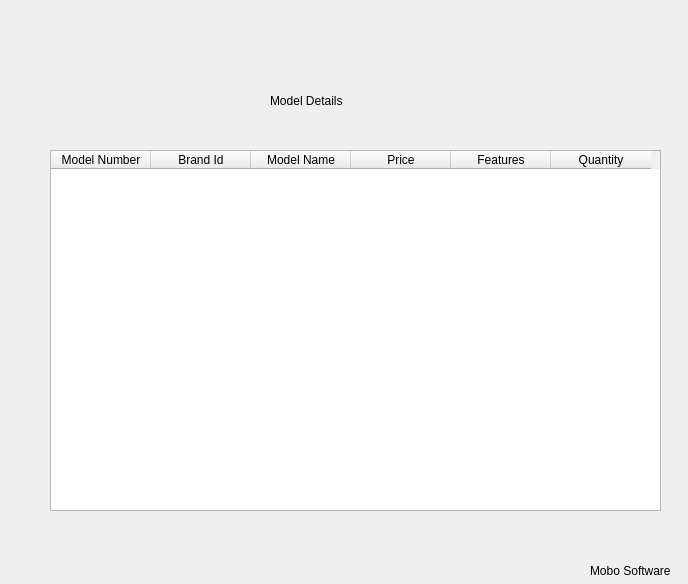
<?xml version="1.0" encoding="UTF-8"?>
<ui version="4.0">
 <class>Frame</class>
 <widget class="QFrame" name="Frame">
  <property name="geometry">
   <rect>
    <x>0</x>
    <y>0</y>
    <width>688</width>
    <height>584</height>
   </rect>
  </property>
  <property name="windowTitle">
   <string>Frame</string>
  </property>
  <property name="styleSheet">
   <string notr="true">QWidget#Frame{background-color: rgb(137, 101, 255);}
font: 12pt &quot;Kristen ITC&quot;;
</string>
  </property>
  <widget class="QTableWidget" name="tbl">
   <property name="geometry">
    <rect>
     <x>50</x>
     <y>150</y>
     <width>611</width>
     <height>361</height>
    </rect>
   </property>
   <property name="showGrid">
    <bool>true</bool>
   </property>
   <column>
    <property name="text">
     <string>Model Number</string>
    </property>
   </column>
   <column>
    <property name="text">
     <string>Brand Id</string>
    </property>
   </column>
   <column>
    <property name="text">
     <string>Model Name</string>
    </property>
   </column>
   <column>
    <property name="text">
     <string>Price</string>
    </property>
   </column>
   <column>
    <property name="text">
     <string>Features</string>
    </property>
   </column>
   <column>
    <property name="text">
     <string>Quantity</string>
    </property>
   </column>
  </widget>
  <widget class="QLabel" name="label">
   <property name="geometry">
    <rect>
     <x>270</x>
     <y>70</y>
     <width>221</width>
     <height>61</height>
    </rect>
   </property>
   <property name="styleSheet">
    <string notr="true">font: 16pt &quot;MS Shell Dlg 2&quot;;</string>
   </property>
   <property name="text">
    <string>Model Details</string>
   </property>
  </widget>
  <widget class="QLabel" name="label_2">
   <property name="geometry">
    <rect>
     <x>590</x>
     <y>560</y>
     <width>91</width>
     <height>21</height>
    </rect>
   </property>
   <property name="styleSheet">
    <string notr="true">font: 10pt &quot;MS Shell Dlg 2&quot;;</string>
   </property>
   <property name="text">
    <string>Mobo Software</string>
   </property>
  </widget>
 </widget>
 <resources/>
 <connections/>
</ui>
